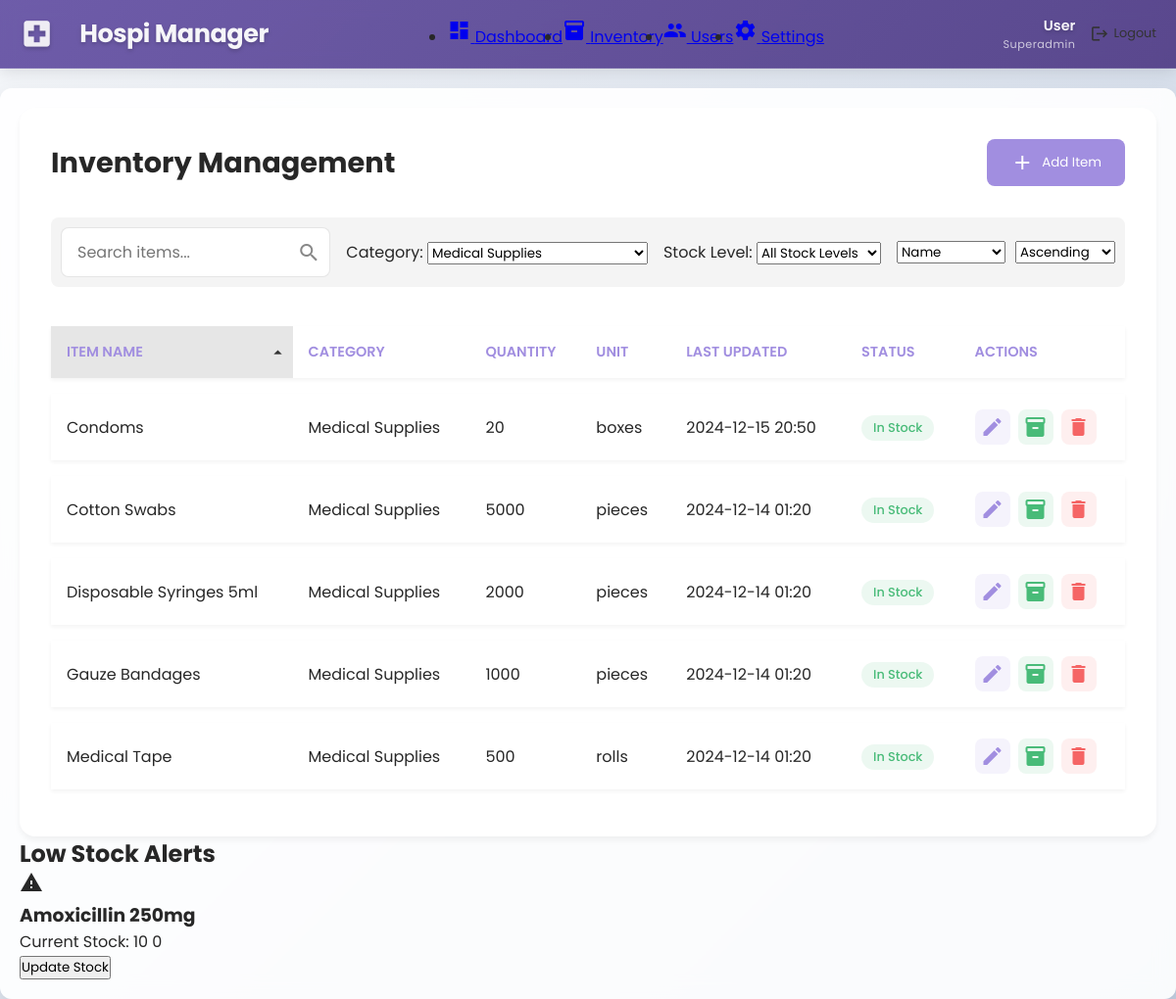
The page /view/admin/inventory.php?category=2 (signed in) on the database its author committed.
### tables this page shows
CREATE TABLE `items` (
  `item_id` int(11) NOT NULL,
  `category_id` int(11) NOT NULL,
  `name` varchar(100) NOT NULL,
  `description` text DEFAULT NULL,
  `quantity` int(11) NOT NULL DEFAULT 0,
  `unit` varchar(20) NOT NULL DEFAULT 'unit',
  `created_at` timestamp NOT NULL DEFAULT current_timestamp(),
  `last_updated` timestamp NOT NULL DEFAULT current_timestamp() ON UPDATE current_timestamp(),
  `minimum_quantity` int(11) NOT NULL DEFAULT 10
);

CREATE TABLE `categories` (
  `category_id` int(11) NOT NULL,
  `name` varchar(100) NOT NULL,
  `description` text DEFAULT NULL,
  `created_at` timestamp NOT NULL DEFAULT current_timestamp()
);

### functions/inventory_functions.php (called while the page is built, shortened)
<?php
function getLowStockItems($conn, $lowStockThreshold = 10) {
    $query = "SELECT i.*, c.name as category_name
              FROM items i
              LEFT JOIN categories c ON i.category_id = c.category_id
              WHERE i.quantity <= ?
              ORDER BY i.quantity ASC";
    $stmt = $conn->prepare($query);
    $stmt->bind_param("i", $lowStockThreshold);
    $stmt->execute();
    $result = $stmt->get_result();
    return $result->fetch_all(MYSQLI_ASSOC);
}

### view/admin/inventory.php (the view, shortened to what this page needs)
<?php
require_once BASE_PATH . '/functions/auth_functions.php';
require_once BASE_PATH . '/functions/inventory_functions.php';
require_once BASE_PATH . '/functions/dashboard_functions.php';
$userRole = $_SESSION['role'];
$fullName = $_SESSION['full_name'] ?? 'User';
$searchQuery = $_GET['search'] ?? '';
$categoryFilter = $_GET['category'] ?? '';
$sortColumn = $_GET['sort'] ?? 'name';
$sortOrder = $_GET['order'] ?? 'asc';
$validColumns = ['name', 'category_name', 'quantity', 'unit', 'last_updated', 'status'];
$sortColumn = in_array($sortColumn, $validColumns) ? $sortColumn : 'name';
$sortOrder = in_array(strtolower($sortOrder), ['asc', 'desc']) ? strtolower($sortOrder) : 'asc';
$query = "SELECT i.*, c.name as category_name,
          CASE
              WHEN i.quantity = 0 THEN 'Out of Stock'
              WHEN i.quantity <= 10 THEN 'Low Stock'
              ELSE 'In Stock'
          END as status
          FROM items i
          LEFT JOIN categories c ON i.category_id = c.category_id
          WHERE 1=1";
$params = [];
$types = '';
if (!empty($categoryFilter)) {
    $categoryCheckStmt = $conn->prepare("SELECT COUNT(*) as count FROM categories WHERE category_id = ?");
    $categoryCheckStmt->bind_param('i', $categoryFilter);
    $categoryCheckStmt->execute();
    $categoryCheckResult = $categoryCheckStmt->get_result()->fetch_assoc();
    if ($categoryCheckResult['count'] > 0) {
        $query .= " AND i.category_id = ?";
        $params[] = &$categoryFilter;
        $types .= 'i';
    } else {
        debugLog("Invalid category filter: " . $categoryFilter);
    }
}
if ($sortColumn === 'category_name') {
    $query .= " ORDER BY c.name {$sortOrder}";
} elseif ($sortColumn === 'last_updated') {
    $query .= " ORDER BY i.last_updated {$sortOrder}";
} elseif ($sortColumn === 'status') {
    $query .= " ORDER BY status {$sortOrder}";
} else {
    $query .= " ORDER BY i.{$sortColumn} {$sortOrder}";
}
$stmt = $conn->prepare($query);
if (!empty($params)) {
    array_unshift($params, $types);
    call_user_func_array([$stmt, 'bind_param'], $params);
}
$stmt->execute();
$result = $stmt->get_result();
$items = $result->fetch_all(MYSQLI_ASSOC);
$items = $items ?: [];
$lowStockItems = getLowStockItems($conn);
$lowStockItems = $lowStockItems ?: [];
?>
<!DOCTYPE html>
<html lang="en">
<head>
    <link rel="stylesheet" href="../../assets/css/dashboard.css">
    <link rel="stylesheet" href="../../assets/css/inventory.css">
</head>
<body>
    <div class="dashboard-container">
        <nav class="top-nav">
            <div class="nav-brand">
                <span class="material-icons">local_hospital</span>
                <span class="brand-name">Hospi Manager</span>
            </div>
            <ul class="nav-menu">
                <li>
                    <a href="dashboard.php">
                        <span class="material-icons">dashboard</span>
                        <span>Dashboard</span>
                    </a>
                </li>
                <li class="active">
                    <a href="inventory.php">
                        <span class="material-icons">inventory</span>
                        <span>Inventory</span>
                    </a>
                </li>
                <?php if ($userRole === 'superadmin'): ?>
                <li>
                    <a href="users.php">
                        <span class="material-icons">people</span>
                        <span>Users</span>
                    </a>
                </li>
                <?php endif; ?>
                <li>
                    <a href="settings.php">
                        <span class="material-icons">settings</span>
                        <span>Settings</span>
                    </a>
                </li>
            </ul>
            <div class="nav-profile">
                <div class="user-info">
                    <span class="user-name"><?= htmlspecialchars($fullName) ?></span>
                    <span class="user-role"><?= ucfirst(htmlspecialchars($userRole)) ?></span>
                </div>
                <a href="../../actions/logout.php" class="logout-btn" onclick="return confirm('Are you sure you want to logout?')">
                    <span class="material-icons">logout</span>
                    <span>Logout</span>
                </a>
            </div>
        </nav>
        <main class="main-content">
            <div class="inventory-container">
                <div class="content-header">
                    <h1>Inventory Management</h1>
                    <button class="add-btn" onclick="openModal('addItemModal')">
                        <span class="material-icons">add</span>
                        Add Item
                    </button>
                </div>
                <div class="filters-section">
                    <div class="search-filter">
                        <input type="text" id="searchInput" placeholder="Search items..." value="<?= htmlspecialchars($searchQuery) ?>">
                    </div>
                    <div class="filter-group">
                        <label for="categoryFilter">Category:</label>
                        <select id="categoryFilter" onchange="updateFilter('category', this.value)">
                            <?php
                            $categoryQuery = "SELECT category_id, name FROM categories ORDER BY name";
                            $categoryResult = $conn->query($categoryQuery);
                            while ($category = $categoryResult->fetch_assoc()) {
                                $selected = ($categoryFilter == $category['category_id']) ? 'selected' : '';
                                echo "<option value='{$category['category_id']}' $selected>" .
                                     htmlspecialchars($category['name']) . "</option>";
                            }
                            ?>
                        </select>
                    </div>
                    <div class="filter-group">
                        <label for="stockFilter">Stock Level:</label>
                        <select id="stockFilter" onchange="updateFilter('stock', this.value)">
                            <option value="">All Stock Levels</option>
                        </select>
                    </div>
                    <div class="sort-filter">
                        <select id="sortColumn" onchange="updateFilter('sort', this.value)">
                            <option value="name" <?= $sortColumn == 'name' ? 'selected' : '' ?>>Name</option>
                        </select>
                        <select id="sortOrder" onchange="updateFilter('order', this.value)">
                            <option value="asc" <?= $sortOrder == 'asc' ? 'selected' : '' ?>>Ascending</option>
                        </select>
                    </div>
                </div>
                <table class="inventory-table">
                    <thead>
                        <tr>
                            <th class="sortable" data-column="name">
                                Item Name
                                <?php if ($sortColumn === 'name'): ?>
                                    <span class="material-icons sort-icon">
                                    </span>
                                <?php endif; ?>
                            </th>
                            <th class="sortable" data-column="category_name">
                                Category
                            </th>
                            <th class="sortable" data-column="quantity">
                                Quantity
                            </th>
                            <th class="sortable" data-column="unit">
                                Unit
                            </th>
                            <th class="sortable" data-column="last_updated">
                                Last Updated
                            </th>
                            <th class="sortable" data-column="status">
                                Status
                            </th>
                            <th>Actions</th>
                        </tr>
                    </thead>
                    <tbody>
                        <?php foreach ($items as $item): ?>
                        <tr data-item-id="<?= $item['item_id'] ?>" data-category="<?= $item['category_id'] ?>"
                            data-stock="<?= $item['quantity'] <= 10 ? 'low' : ($item['quantity'] == 0 ? 'out' : 'available') ?>">
                            <td><?= htmlspecialchars($item['name']) ?></td>
                            <td><?= htmlspecialchars($item['category_name']) ?></td>
                            <td><?= $item['quantity'] ?></td>
                            <td><?= htmlspecialchars($item['unit']) ?></td>
                            <td><?= date('Y-m-d H:i', strtotime($item['last_updated'])) ?></td>
                            <td>
                                <span class="status-badge <?= $item['quantity'] <= 10 ? 'warning' : ($item['quantity'] == 0 ? 'danger' : 'success') ?>">
                                    <?= $item['status'] ?>
                                </span>
                            </td>
                            <td class="action-buttons">
                                <button class="action-btn edit-btn" onclick="editItem(<?= $item['item_id'] ?>)">
                                    <span class="material-icons">edit</span>
                                </button>
                                <button class="action-btn stock-btn" onclick="adjustStock(<?= $item['item_id'] ?>)">
                                    <span class="material-icons">inventory</span>
                                </button>
                                <?php if ($userRole === 'superadmin'): ?>
                                <button class="action-btn delete-btn" data-delete-id="<?= $item['item_id'] ?>" onclick="deleteItem(<?= $item['item_id'] ?>)">
                                    <span class="material-icons">delete</span>
                                </button>
                                <?php endif; ?>
                            </td>
                        </tr>
                        <?php endforeach; ?>
                    </tbody>
                </table>
            </div>
            <?php if (!empty($lowStockItems)): ?>
            <div class="alerts-section">
                <h2>Low Stock Alerts</h2>
                <div class="alerts-grid">
                    <?php foreach ($lowStockItems as $item): ?>
                    <div class="alert-card <?= $item['quantity'] == 0 ? 'danger' : 'warning' ?>">
                        <div class="alert-icon">
                            <span class="material-icons"><?= $item['quantity'] == 0 ? 'error' : 'warning' ?></span>
                        </div>
                        <div class="alert-content">
                            <h3><?= htmlspecialchars($item['name']) ?></h3>
                            <p>Current Stock: <?= $item['quantity'] ?> <?= htmlspecialchars($item['unit']) ?></p>
                            <button class="btn" onclick="adjustStock(<?= $item['item_id'] ?>)">
                                Update Stock
                            </button>
                        </div>
                    </div>
                    <?php endforeach; ?>
                </div>
            </div>
            <?php endif; ?>
        </main>
    </div>
</body>
</html>

### assets/css/dashboard.css (style rules this page uses)
:root { --primary-color: rgb(161, 142, 224); --primary-light: rgba(161, 142, 224, 0.1); --primary-dark: rgb(131, 112, 194); --success-color: rgb(72, 187, 120); --warning-color: rgb(246, 173, 85); --danger-color: rgb(245, 101, 101); --text-dark: rgb(39, 39, 39); --text-light: rgb(107, 114, 128); --white: #ffffff; --background: rgb(249, 250, 251); --nav-height: 4rem; }
* { margin: 0; padding: 0; box-sizing: border-box; font-family: 'Poppins', sans-serif; }
body, html { margin: 0; padding: 0; width: 100%; height: 100%; font-family: 'Poppins', sans-serif; background: linear-gradient(135deg, #f5f7fa 0%, #c3cfe2 100%); background-attachment: fixed; overflow-x: hidden; }
body { color: var(--text-dark); min-height: 100vh; padding-top: 70px; }
.dashboard-container { display: flex; min-height: 100vh; padding-top: 65px; width: 100%; }
.main-content { flex-grow: 1; margin-top: 20px; padding: 20px; max-width: 1200px; width: 100%; margin-left: auto; margin-right: auto; background: rgba(255, 255, 255, 0.9); border-radius: 12px; box-shadow: 0 10px 25px rgba(0, 0, 0, 0.1); backdrop-filter: blur(10px); }
.top-nav { position: fixed; margin-top: 0px; top: 0; left: 0; right: 0; display: flex; justify-content: space-between; align-items: center; height: 70px; background: linear-gradient(135deg, rgba(95, 75, 160, 0.9) 0%, rgba(75, 55, 130, 0.9) 100%); box-shadow: 0 4px 15px rgba(0, 0, 0, 0.1); z-index: 1000; padding: 0 40px; backdrop-filter: blur(10px); border-bottom: 1px solid rgba(255, 255, 255, 0.1); }
.top-nav { display: flex; justify-content: space-between; align-items: center; padding: 10px 20px; }
.nav-brand { display: flex; align-items: center; gap: 1rem; }
.nav-brand .material-icons { color: rgba(255, 255, 255, 0.9); font-size: 2.2rem; margin-right: 10px; text-shadow: 0 2px 4px rgba(0, 0, 0, 0.2); }
.nav-brand .brand-name { color: rgba(255, 255, 255, 0.95); font-size: 1.6rem; font-weight: 700; letter-spacing: -0.5px; text-shadow: 0 2px 4px rgba(0, 0, 0, 0.2); }
.nav-menu { display: flex; align-items: center; }
.nav-profile { display: flex; align-items: center; gap: 15px; }
.user-info { display: flex; flex-direction: column; align-items: flex-end; }
.user-name { font-weight: 600; font-size: 0.9rem; color: rgba(255, 255, 255, 0.95); text-shadow: 0 2px 4px rgba(0, 0, 0, 0.2); }
.user-role { font-size: 0.7rem; color: rgba(255, 255, 255, 0.7); letter-spacing: 0.5px; text-transform: capitalize; }
.logout-btn { display: flex; align-items: center; gap: 5px; text-decoration: none; color: #333; font-size: 0.8rem; }
.logout-btn .material-icons { font-size: 1.2rem; }
.filters-section { display: flex; justify-content: space-between; align-items: center; margin-bottom: 20px; padding: 10px; background-color: #f4f4f4; border-radius: 8px; }
.search-filter { position: relative; flex-grow: 1; }
.search-filter input { width: 100%; padding: 10px 40px 10px 15px; border: 1px solid #ddd; border-radius: 5px; font-size: 14px; }

### view/admin/inventory.php (style rules this page uses)
.sortable { cursor: pointer; user-select: none; position: relative; transition: background-color 0.2s ease; }
.sortable .sort-icon { position: absolute; right: 5px; top: 50%; transform: translateY(-50%); color: #666; font-size: 20px; opacity: 0.7; }
.sortable.active-sort { background-color: #e6e6e6; }
.sortable.active-sort .sort-icon { opacity: 1; color: #333; }
.sort-filter { display: flex; gap: 10px; }

### rows shown on the page
items: name "Condoms", category.name "Medical Supplies", quantity "20", unit "boxes", last_updated "2024-12-15 20:50", status "In Stock"
items: name "Cotton Swabs", category.name "Medical Supplies", quantity "5000", unit "pieces", last_updated "2024-12-14 01:20", status "In Stock"
items: name "Disposable Syringes 5ml", category.name "Medical Supplies", quantity "2000", unit "pieces", last_updated "2024-12-14 01:20", status "In Stock"
items: name "Gauze Bandages", category.name "Medical Supplies", quantity "1000", unit "pieces", last_updated "2024-12-14 01:20", status "In Stock"
items: name "Medical Tape", category.name "Medical Supplies", quantity "500", unit "rolls", last_updated "2024-12-14 01:20", status "In Stock"
items: name "Amoxicillin 250mg", quantity "10", unit "0"

### other values the page prints
$fullName "User"
$userRole "Superadmin"
form field value "Medical Supplies"
